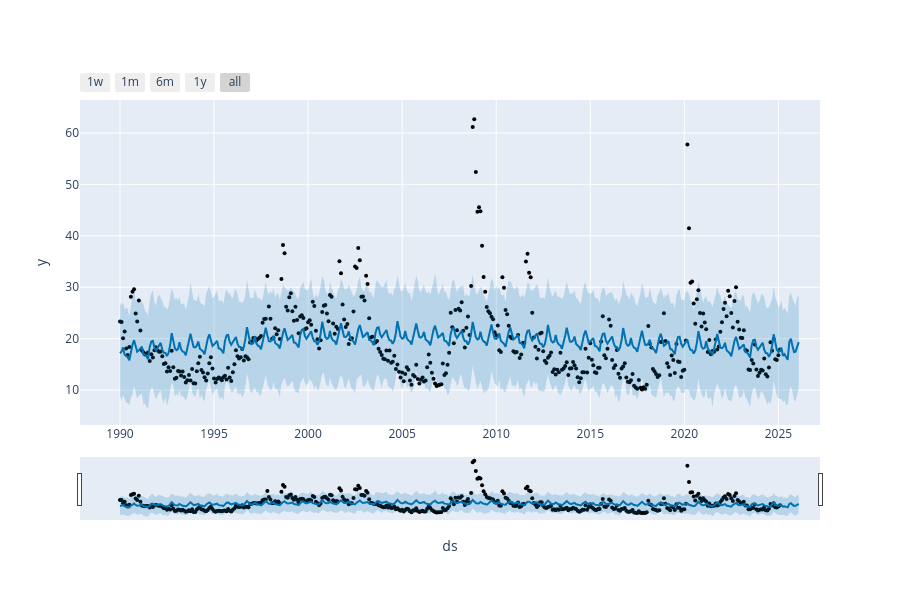

The cell this chart's notebook holds for it:
### Code cell
from prophet.plot import plot_plotly, plot_components_plotly

plot_plotly(m, forecast)

### Figure 1 — Plotly figure (JSON) as saved in the notebook; plotly's stock layout.template omitted (floating-point values rounded to 4 significant figures; data arrays with more than 128 entries replaced by an {"elided": "..."} marker saying what was removed)
{"data": [{"marker": {"color": "black", "size": 4}, "mode": "markers", "name": "Actual", "type": "scatter", "x": {"elided": "422 str values"}, "y": {"elided": "422 float values"}}, {"hoverinfo": "skip", "line": {"width": 0}, "mode": "lines", "type": "scatter", "x": {"elided": "434 str values"}, "y": {"elided": "434 float values"}}, {"fill": "tonexty", "fillcolor": "rgba(0, 114, 178, 0.2)", "line": {"color": "#0072B2", "width": 2}, "mode": "lines", "name": "Predicted", "type": "scatter", "x": {"elided": "434 str values"}, "y": {"elided": "434 float values"}}, {"fill": "tonexty", "fillcolor": "rgba(0, 114, 178, 0.2)", "hoverinfo": "skip", "line": {"width": 0}, "mode": "lines", "type": "scatter", "x": {"elided": "434 str values"}, "y": {"elided": "434 float values"}}], "layout": {"height": 600, "showlegend": false, "width": 900, "xaxis": {"rangeselector": {"buttons": [{"count": 7, "label": "1w", "step": "day", "stepmode": "backward"}, {"count": 1, "label": "1m", "step": "month", "stepmode": "backward"}, {"count": 6, "label": "6m", "step": "month", "stepmode": "backward"}, {"count": 1, "label": "1y", "step": "year", "stepmode": "backward"}, {"step": "all"}]}, "rangeslider": {"visible": true}, "title": {"text": "ds"}, "type": "date"}, "yaxis": {"title": {"text": "y"}}}}
